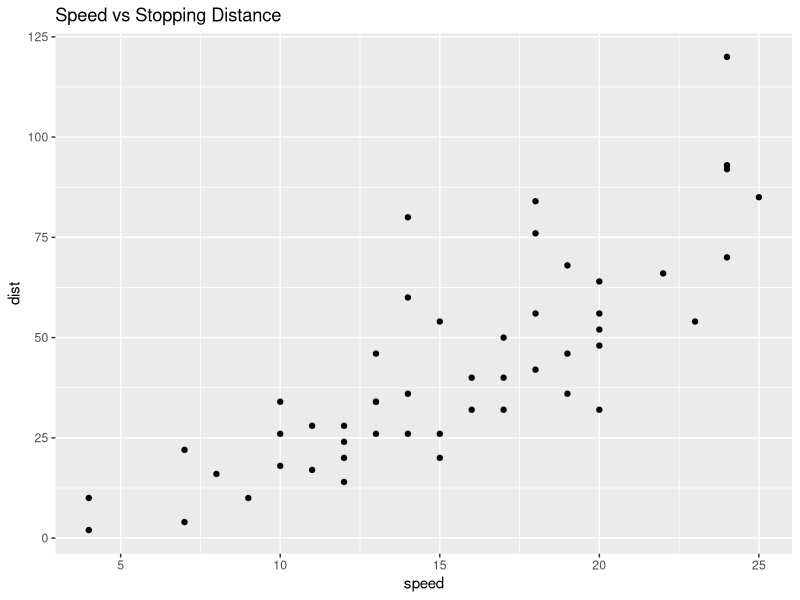
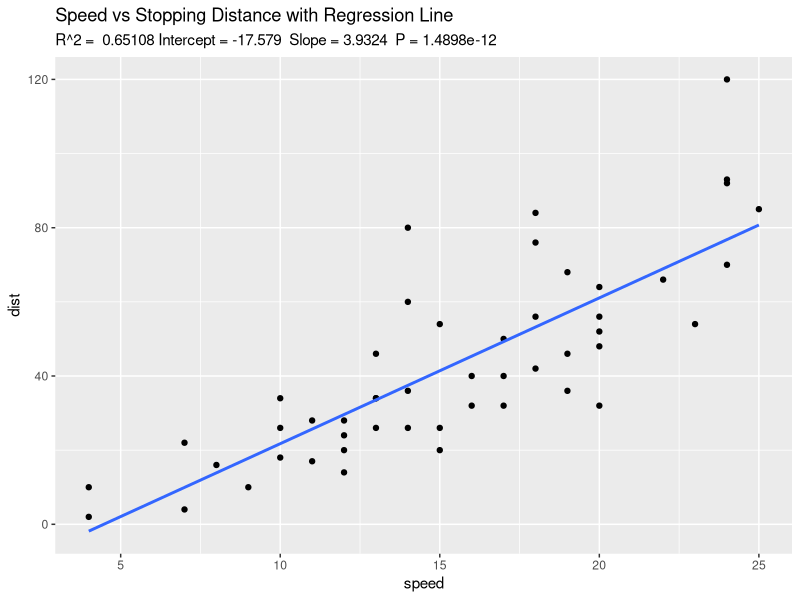
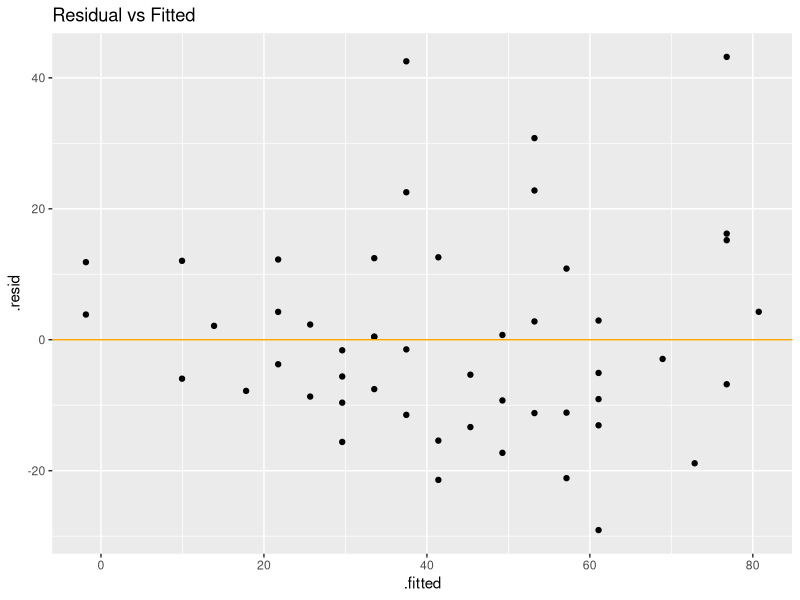
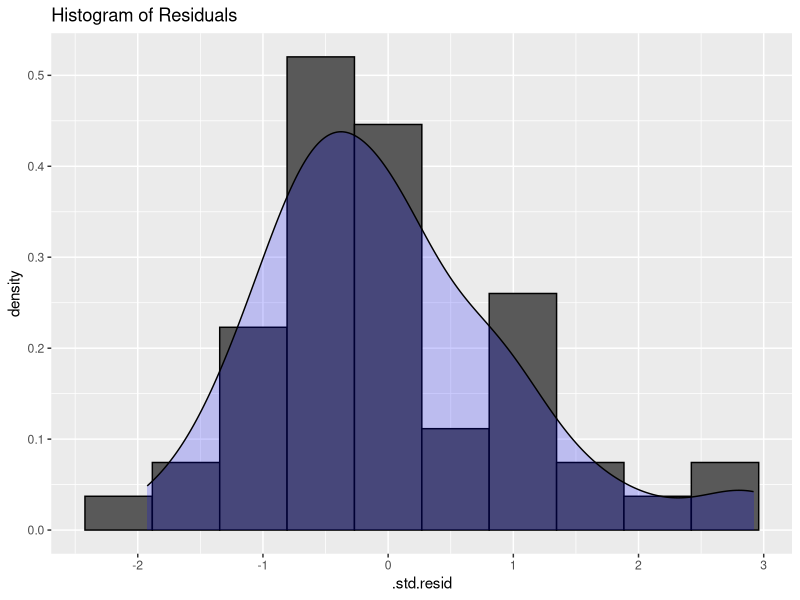
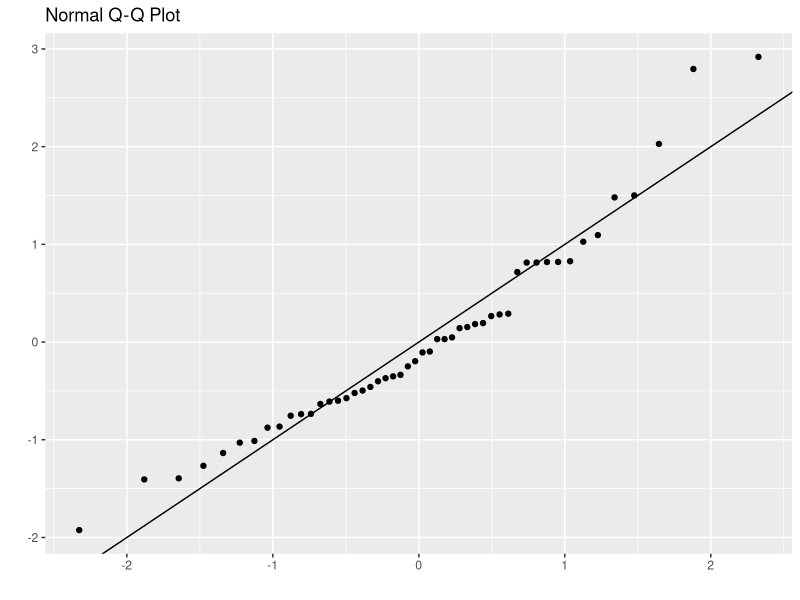

Write the R code that produced these figures, in order.
## ---- chunk 1
library(tidyverse)
library(datasets)
library(broom)
## ---- chunk 2
head(cars)

## ---- chunk 3
ggplot(cars, aes(x=speed, y=dist)) + geom_point() + ggtitle('Speed vs Stopping Distance')

## ---- chunk 4
# x = speed, y = dist
cars_lm <- lm(dist ~ speed, data = cars)

ggplot(cars, aes(x=speed, y=dist)) + geom_point() + geom_smooth(method=lm, se=F) +  
  ggtitle(label = "Speed vs Stopping Distance with Regression Line", subtitle = paste("R^2 = ",signif(summary(cars_lm)$r.squared, 5),
                     "Intercept =",signif(cars_lm$coefficients[[1]],5 ),
                     " Slope =",signif(cars_lm$coefficients[[2]], 5),
                     " P =",signif(summary(cars_lm)$coefficients[2,4], 5)))

## ---- chunk 5
summary(cars_lm)
## ---- chunk 6
carslm_df <- augment(cars_lm)
ggplot(carslm_df, aes(x = .fitted, y = .resid)) + geom_point() + geom_hline(yintercept=0, color = 'orange') + ggtitle('Residual vs Fitted')

## ---- chunk 7
ggplot(carslm_df, aes(x=.std.resid)) + geom_histogram(aes(y=..density..), bins = 10 ,colour="black")+
 geom_density(alpha=.2, fill="blue") + ggtitle('Histogram of Residuals')
## ---- chunk 8
qplot(sample =.std.resid, data = carslm_df) + geom_abline()+ ggtitle('Normal Q-Q Plot')
